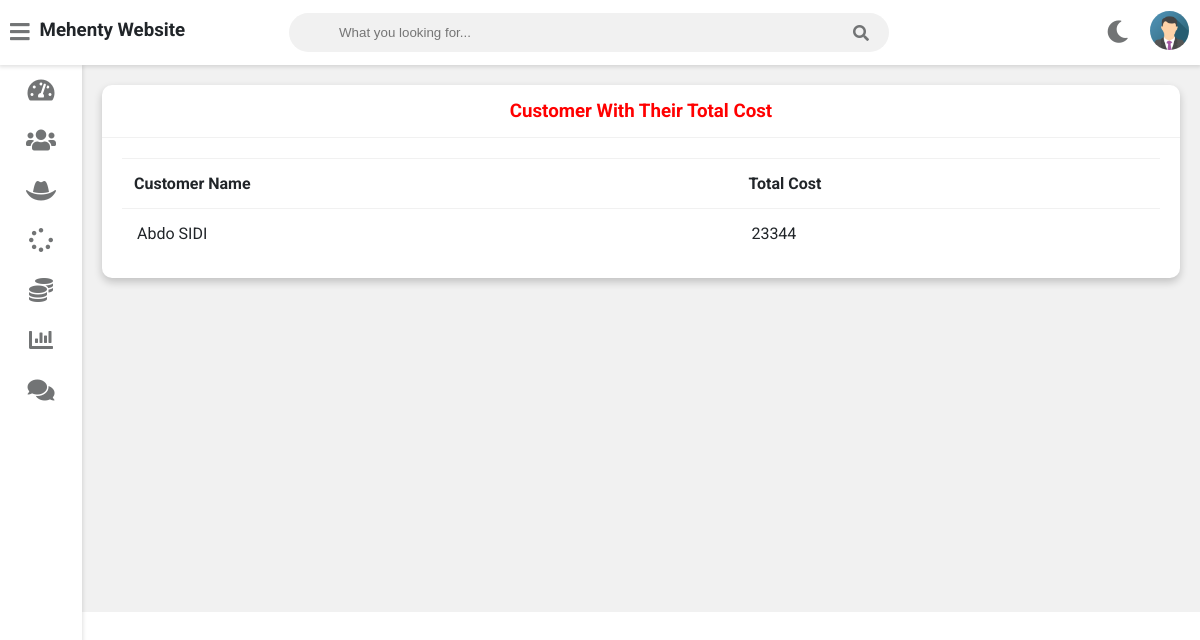
Before: /admin-view-customer-invoice (signed in) with the older database file.
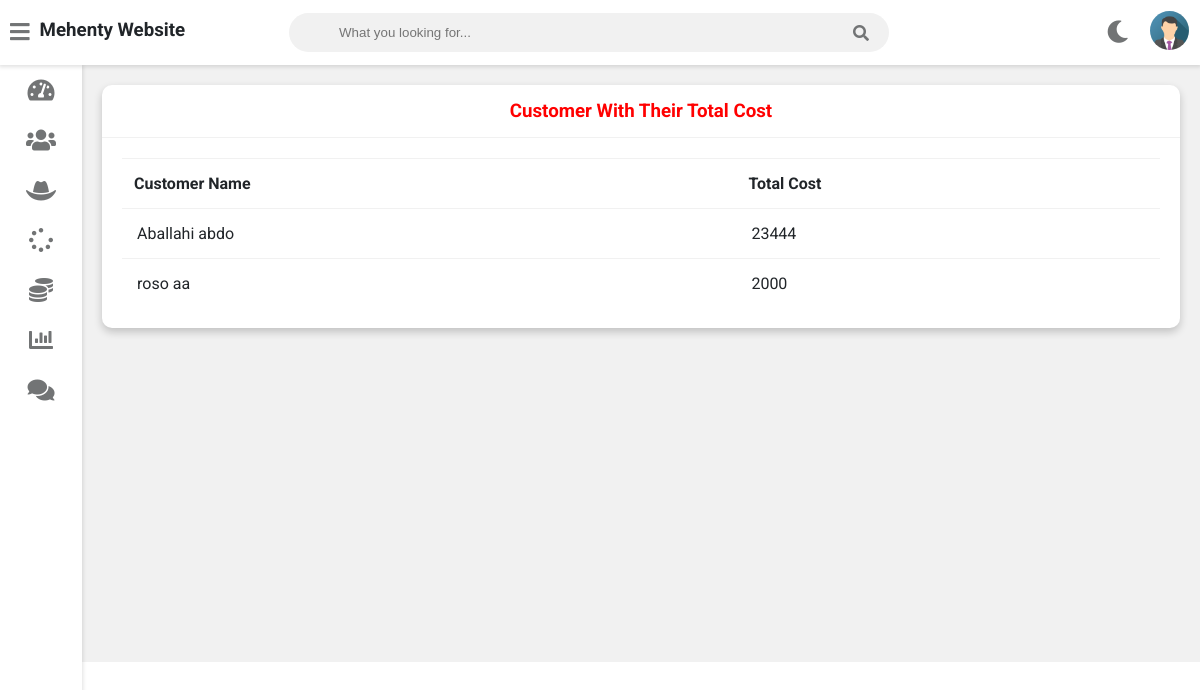
After: the same page with the newer database file.
### service/models.py (models this page shows, shortened)
class Customer(models.Model):
    user=models.OneToOneField(User,on_delete=models.CASCADE)
    profile_pic= models.ImageField(upload_to='profile_pic/CustomerProfilePic/',null=True,blank=True)
    address = models.CharField(max_length=40)
    mobile = models.CharField(max_length=20,null=False)
    @property
    def get_name(self):
        return self.user.first_name+" "+self.user.last_name

### service/views.py (the view)
# urls.py: path('admin-view-customer-invoice', views.admin_view_customer_invoice_view,name='admin-view-customer-invoice'),
@login_required(login_url='adminlogin')
def admin_view_customer_invoice_view(request):
    enquiry=models.Request.objects.values('customer_id').annotate(Sum('cost'))
    print(enquiry)
    customers=[]
    for enq in enquiry:
        print(enq)
        customer=models.Customer.objects.get(id=enq['customer_id'])
        customers.append(customer)
    return render(request,'service/admin_view_customer_invoice.html',{'data':zip(customers,enquiry)})

### templates/service/admin_view_customer_invoice.html
{% extends 'service/adminbase.html' %}
{% block content %}
	<div class="wrapper">
		<div class="row">
			<div class="col-12 col-m-12 col-sm-12">
				<div class="card">
					<div class="card-header">
						<h3 style="color:red; text-align:center" >Customer With Their Total Cost
						</h3>
					</div>
					<div class="card-content">
						<table>
							<thead>
                <tr>
                  <th>Customer Name</th>
									<th>Total Cost</th>
                </tr>
							</thead>
							<tbody>
                {% for c,r in data %}
                <tr>
                  <td> {{c.get_name}}</td>
									<td>{{r.cost__sum}}</td>
                </tr>
                {% endfor %}
							</tbody>
						</table>
					</div>
				</div>
			</div>
		</div>
<br><br><br><br><br><br><br><br><br><br><br><br><br><br><br><br>
	</div>
{% endblock content %}

Changed rows visible on the page:
removed Customer: get_name "Abdo SIDI", cost__sum "23344"
now on this page (row unchanged): Customer: get_name "Aballahi abdo", cost__sum "23444"
added Customer: get_name "roso aa", cost__sum "2000"
